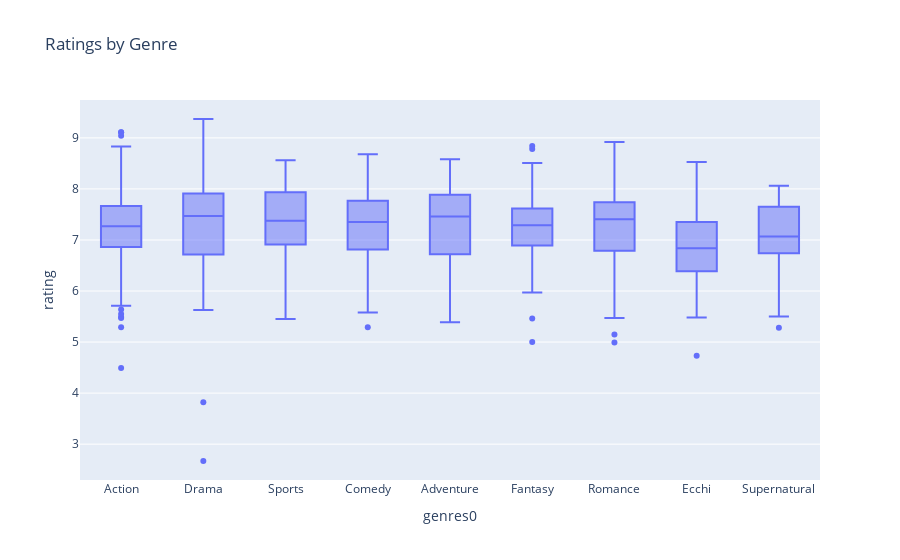

Write notebook code for a chart like this one.
### Code cell
px.box(final_data, x='genres0', y= 'rating', title ='Ratings by Genre')

### Figure 1 — Plotly figure (JSON) as saved in the notebook; plotly's stock layout.template omitted (floating-point values rounded to 4 significant figures; data arrays with more than 128 entries replaced by an {"elided": "..."} marker saying what was removed)
{"data": [{"alignmentgroup": "True", "hovertemplate": "genres0=%{x}<br>rating=%{y}<extra></extra>", "legendgroup": "", "marker": {"color": "#636efa"}, "name": "", "notched": false, "offsetgroup": "", "orientation": "v", "showlegend": false, "type": "box", "x": {"elided": "1091 str values"}, "x0": " ", "xaxis": "x", "y": {"elided": "1091 float values"}, "y0": " ", "yaxis": "y"}], "layout": {"boxmode": "group", "legend": {"tracegroupgap": 0}, "title": {"text": "Ratings by Genre"}, "xaxis": {"anchor": "y", "domain": [0, 1], "title": {"text": "genres0"}}, "yaxis": {"anchor": "x", "domain": [0, 1], "title": {"text": "rating"}}}}
